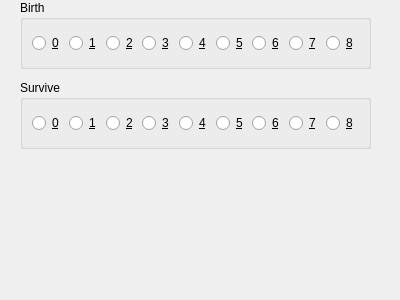
<?xml version="1.0" encoding="UTF-8"?>
<ui version="4.0">
 <class>ConwayConfig</class>
 <widget class="QWidget" name="ConwayConfig">
  <property name="geometry">
   <rect>
    <x>0</x>
    <y>0</y>
    <width>400</width>
    <height>300</height>
   </rect>
  </property>
  <property name="windowTitle">
   <string>Form</string>
  </property>
  <widget class="QGroupBox" name="surviveBox">
   <property name="geometry">
    <rect>
     <x>20</x>
     <y>80</y>
     <width>351</width>
     <height>69</height>
    </rect>
   </property>
   <property name="title">
    <string>Survive</string>
   </property>
   <layout class="QHBoxLayout" name="horizontalLayout">
    <property name="rightMargin">
     <number>12</number>
    </property>
    <item>
     <widget class="QRadioButton" name="s0Button">
      <property name="text">
       <string>&amp;0</string>
      </property>
      <property name="autoExclusive">
       <bool>false</bool>
      </property>
     </widget>
    </item>
    <item>
     <widget class="QRadioButton" name="s1Button">
      <property name="text">
       <string>&amp;1</string>
      </property>
      <property name="autoExclusive">
       <bool>false</bool>
      </property>
     </widget>
    </item>
    <item>
     <widget class="QRadioButton" name="s2Button">
      <property name="text">
       <string>&amp;2</string>
      </property>
      <property name="autoExclusive">
       <bool>false</bool>
      </property>
     </widget>
    </item>
    <item>
     <widget class="QRadioButton" name="s3Button">
      <property name="text">
       <string>&amp;3</string>
      </property>
      <property name="autoExclusive">
       <bool>false</bool>
      </property>
     </widget>
    </item>
    <item>
     <widget class="QRadioButton" name="s4Button">
      <property name="text">
       <string>&amp;4</string>
      </property>
      <property name="autoExclusive">
       <bool>false</bool>
      </property>
     </widget>
    </item>
    <item>
     <widget class="QRadioButton" name="s5Button">
      <property name="text">
       <string>&amp;5</string>
      </property>
      <property name="autoExclusive">
       <bool>false</bool>
      </property>
     </widget>
    </item>
    <item>
     <widget class="QRadioButton" name="s6Button">
      <property name="text">
       <string>&amp;6</string>
      </property>
      <property name="autoExclusive">
       <bool>false</bool>
      </property>
     </widget>
    </item>
    <item>
     <widget class="QRadioButton" name="s7Button">
      <property name="text">
       <string>&amp;7</string>
      </property>
      <property name="autoExclusive">
       <bool>false</bool>
      </property>
     </widget>
    </item>
    <item>
     <widget class="QRadioButton" name="s8Button">
      <property name="text">
       <string>&amp;8</string>
      </property>
      <property name="autoExclusive">
       <bool>false</bool>
      </property>
     </widget>
    </item>
   </layout>
  </widget>
  <widget class="QGroupBox" name="birthBox">
   <property name="geometry">
    <rect>
     <x>20</x>
     <y>0</y>
     <width>351</width>
     <height>69</height>
    </rect>
   </property>
   <property name="title">
    <string>Birth</string>
   </property>
   <layout class="QHBoxLayout" name="horizontalLayout_2">
    <property name="rightMargin">
     <number>12</number>
    </property>
    <item>
     <widget class="QRadioButton" name="b0Button">
      <property name="text">
       <string>&amp;0</string>
      </property>
      <property name="autoExclusive">
       <bool>false</bool>
      </property>
     </widget>
    </item>
    <item>
     <widget class="QRadioButton" name="b1Button">
      <property name="text">
       <string>&amp;1</string>
      </property>
      <property name="autoExclusive">
       <bool>false</bool>
      </property>
     </widget>
    </item>
    <item>
     <widget class="QRadioButton" name="b2Button">
      <property name="text">
       <string>&amp;2</string>
      </property>
      <property name="autoExclusive">
       <bool>false</bool>
      </property>
     </widget>
    </item>
    <item>
     <widget class="QRadioButton" name="b3Button">
      <property name="text">
       <string>&amp;3</string>
      </property>
      <property name="autoExclusive">
       <bool>false</bool>
      </property>
     </widget>
    </item>
    <item>
     <widget class="QRadioButton" name="b4Button">
      <property name="text">
       <string>&amp;4</string>
      </property>
      <property name="autoExclusive">
       <bool>false</bool>
      </property>
     </widget>
    </item>
    <item>
     <widget class="QRadioButton" name="b5Button">
      <property name="text">
       <string>&amp;5</string>
      </property>
      <property name="autoExclusive">
       <bool>false</bool>
      </property>
     </widget>
    </item>
    <item>
     <widget class="QRadioButton" name="b6Button">
      <property name="text">
       <string>&amp;6</string>
      </property>
      <property name="autoExclusive">
       <bool>false</bool>
      </property>
     </widget>
    </item>
    <item>
     <widget class="QRadioButton" name="b7Button">
      <property name="text">
       <string>&amp;7</string>
      </property>
      <property name="autoExclusive">
       <bool>false</bool>
      </property>
     </widget>
    </item>
    <item>
     <widget class="QRadioButton" name="b8Button">
      <property name="text">
       <string>&amp;8</string>
      </property>
      <property name="autoExclusive">
       <bool>false</bool>
      </property>
     </widget>
    </item>
   </layout>
  </widget>
  <zorder>surviveBox</zorder>
  <zorder>birthBox</zorder>
  <zorder>b0Button</zorder>
 </widget>
 <resources/>
 <connections/>
</ui>
